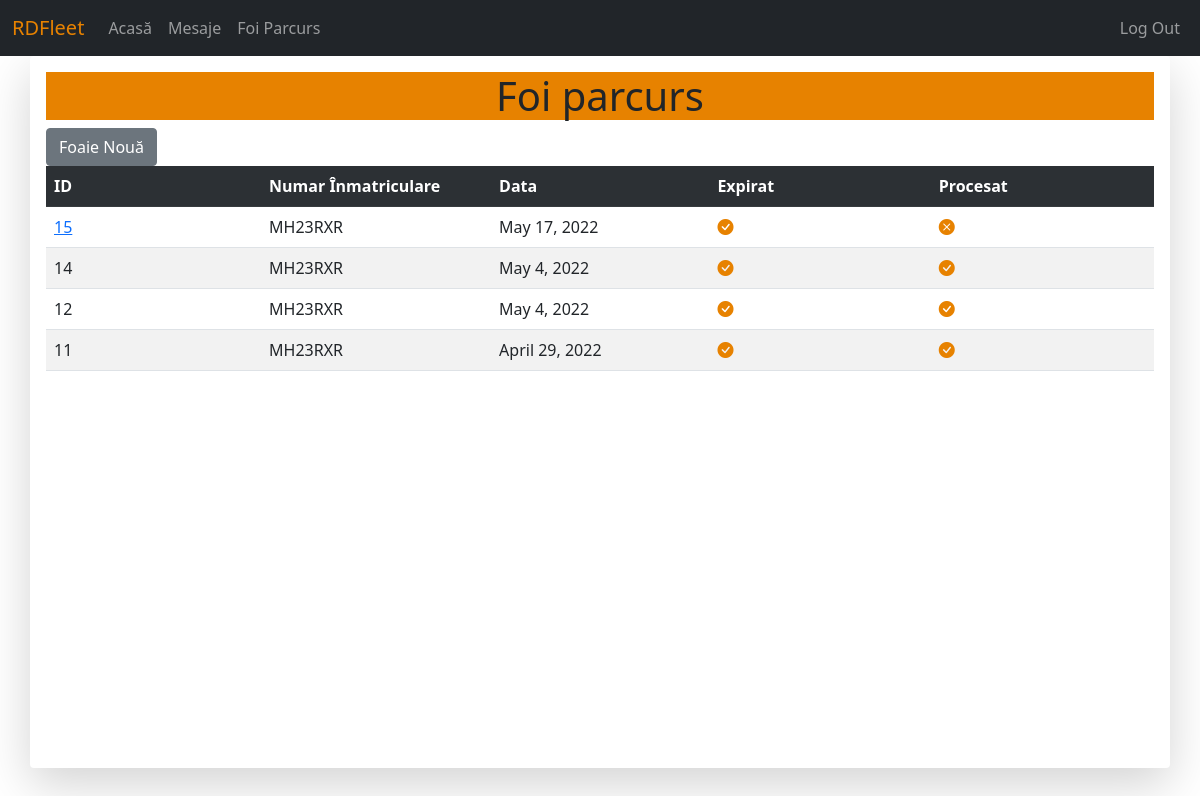
Screenshot of /parcurs/ (signed in) with the database file from the repository.
### pages/models.py (models this page shows)
class FoaieParcurs(models.Model):
	vehicle = models.ForeignKey(Vehicle, on_delete=models.SET_NULL, null=True, verbose_name="Nr. Înmatriculare", blank = True)
	creation_date = models.DateField(verbose_name="Data")
	data_expirare = models.DateField(verbose_name="Data Expirare")
	expired = models.BooleanField(default=False)
	procesat = models.BooleanField(default=False)

### vehicles/models.py (models this page shows, shortened)
class Vehicle(models.Model):
	vehicle_plate = models.CharField(max_length = 10, unique = True, verbose_name = "Număr înmatriculare")
	vehicle_odometer = models.PositiveIntegerField(verbose_name = "Kilometraj")
	vehicle_itp = models.DateField(verbose_name = "ITP expiră la")
	vehicle_rca = models.DateField(verbose_name = "RCA expiră la")
	vehicle_last_service = models.PositiveIntegerField(verbose_name = "Ultimul service efectuat KM")
	vehicle_driver = models.ForeignKey(settings.AUTH_USER_MODEL, on_delete=models.SET_NULL, null = True, verbose_name = "Șoferul", blank = True)
	vehicle_category = models.ForeignKey(Category, on_delete=models.SET_NULL, null = True, verbose_name = "Categoria", blank = True)

### pages/views.py (the view, shortened to what this page needs)
# urls.py: path('parcurs/', views.FoaieView.as_view(), name='foaie-parcurs'), #lista foi parcurs pt un anumit vehicul
class FoaieView(View): #lista foi vehicul
	template_name = 'pages/lista_foi_parcurs.html'
	def get(self, request):
		if not request.user.is_authenticated:
			return redirect('home')
		if request.user.is_superuser:
			return redirect('home')
		context = {}
		veh = Vehicle.objects.filter(vehicle_driver=request.user)
		if veh:
			lista_foi = FoaieParcurs.objects.filter(vehicle=veh[0])
			exists = True
			for f in lista_foi:
				if f.data_expirare < datetime.date.today():
					f.expired = True
					f.save()
		else:
			lista_foi = None
			exists = None
		context['foi'] = lista_foi
		context['exists'] = exists
		return render(request, self.template_name, context)

### pages/templates/pages/lista_foi_parcurs.html (shortened to what this page needs)
{% extends 'base.html' %}
{% block content %}
	<h1 style="background-color: #e78200; text-align: center;">Foi parcurs</h1>
	{% if exists %}
	<form method = "POST"> {% csrf_token %}
		<input class='btn btn-secondary' type="submit" value="Foaie Nouă">
	</form>
	{% endif %}
	{% if foi %}
	<table class="table table-striped table-hover">
		<tr scope="row" class="table-dark">
			<th style="width: 250px;">ID</th>
			<th style="width: 250px;">Numar Înmatriculare</th>
			<th style="width: 250px;">Data</th>
			<th style="width: 250px;">Expirat</th>
			<th style="width: 250px;">Procesat</th>
		</tr>
		<tr scope="row">{% for foaie in foi reversed %}
			<td>{% if not foaie.procesat %}<a href="{% url 'foaie-detaliu' foaie.id %}">{{ foaie.id }}</a>{% else %}{{ foaie.id }}{% endif %}</td>
			<td>{{ foaie.vehicle.vehicle_plate }}</td>
			<td>{{ foaie.creation_date }}</td>
			<td>{% if foaie.expired %}
				<i class="bi bi-check-circle-fill" style="color:#e78200"></i>
				{% else %}
				<i class="bi bi-x-circle-fill" style="color:#e78200"></i>
			{% endif %}
			</td>
			<td>{% if foaie.procesat%}
				<i class="bi bi-check-circle-fill" style="color:#e78200"></i>
				{% else %}
				<i class="bi bi-x-circle-fill" style="color:#e78200"></i>
			{% endif %}
			</td>
		</tr>
		{% endfor %}
	</table>
	{% endif %}
{% endblock %}

### static/style.css (style rules this page uses)
body { margin:0; height: 100%; }

### rows the page displays
FoaieParcurs: id "15", vehicle.vehicle_plate "MH23RXR", creation_date "May 17, 2022", procesat False (drawn)
FoaieParcurs: id "14", vehicle.vehicle_plate "MH23RXR", creation_date "May 4, 2022", procesat True (drawn)
FoaieParcurs: id "12", vehicle.vehicle_plate "MH23RXR", creation_date "May 4, 2022", procesat True (drawn)
FoaieParcurs: id "11", vehicle.vehicle_plate "MH23RXR", creation_date "April 29, 2022", procesat True (drawn)
